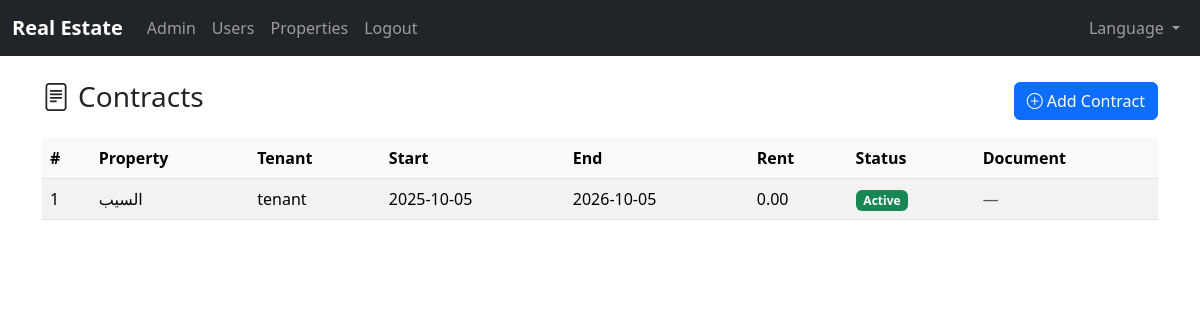
Screenshot of /employee/contracts (signed in) with the database file from the repository.
### app/models.py (models this page shows, shortened)
class TimestampMixin:
    created_at = db.Column(db.DateTime, default=datetime.utcnow, nullable=False)
    updated_at = db.Column(db.DateTime, default=datetime.utcnow, onupdate=datetime.utcnow)

class Contract(db.Model, TimestampMixin):
    __tablename__ = "contracts"
    id = db.Column(db.Integer, primary_key=True)
    property_id = db.Column(db.Integer, db.ForeignKey("properties.id"), nullable=False, index=True)
    apartment_id = db.Column(db.Integer, db.ForeignKey("apartments.id"), nullable=True, index=True)
    tenant_id = db.Column(db.Integer, db.ForeignKey("users.id"), nullable=False, index=True)
    start_date = db.Column(db.Date, nullable=False)
    end_date = db.Column(db.Date, nullable=False)
    rent_amount = db.Column(db.Numeric(12, 2), nullable=False)
    status = db.Column(db.String(50), nullable=False, default="active")
    document_path = db.Column(db.String(500))
    property = db.relationship("Property", back_populates="contracts")
    apartment = db.relationship("Apartment")
    tenant = db.relationship("User", back_populates="contracts")
    payments = db.relationship("Payment", back_populates="contract", lazy="dynamic")

class Property(db.Model, TimestampMixin):
    __tablename__ = "properties"
    id = db.Column(db.Integer, primary_key=True)
    title = db.Column(db.String(200), nullable=False)
    description = db.Column(db.Text)
    price = db.Column(db.Numeric(12, 2), nullable=False, default=0)
    status = db.Column(db.String(50), nullable=False, default="available")
    property_type = db.Column(db.String(20), nullable=False, default="building", index=True)
    images = db.Column(db.Text)  # store comma-separated file names or JSON
    number = db.Column(db.String(50), nullable=True)
    floor = db.Column(db.Integer, nullable=True)
    area_sqm = db.Column(db.Numeric(10, 2), nullable=True)
    bedrooms = db.Column(db.Integer, nullable=True)
    bathrooms = db.Column(db.Integer, nullable=True)
    num_apartments = db.Column(db.Integer, nullable=True)
    num_floors = db.Column(db.Integer, nullable=True)
    contracts = db.relationship("Contract", back_populates="property", lazy="dynamic")
    apartments = db.relationship(
        "Apartment",
        back_populates="building",
        lazy="dynamic",
        cascade="all, delete-orphan",
    )

class User(UserMixin, db.Model, TimestampMixin):
    __tablename__ = "users"
    id = db.Column(db.Integer, primary_key=True)
    username = db.Column(db.String(80), unique=True, nullable=False)
    email = db.Column(db.String(255), unique=True, nullable=True)
    phone = db.Column(db.String(32), unique=True, nullable=True)
    password_hash = db.Column(db.String(255), nullable=False)
    role = db.Column(db.String(32), nullable=False, index=True)
    contracts = db.relationship("Contract", back_populates="tenant", lazy="dynamic")
    @property
    def is_admin(self) -> bool:
        return self.role == "admin"
    @property
    def is_employee(self) -> bool:
        return self.role == "employee"

### app/employee/routes.py (the view)
@employee_bp.route("/contracts")
@login_required
@employee_required
def contracts_list():
    contracts = Contract.query.order_by(Contract.created_at.desc()).all()
    return render_template("employee/contracts_list.html", contracts=contracts)

### app/__init__.py (called while the page is built)
def select_locale():
    from flask import session, request
    lang = session.get("lang")
    if lang:
        return lang
    return request.accept_languages.best_match(Config.LANGUAGES.keys())

### app/employee/routes.py (called while the page is built)
def employee_required(func):
    from functools import wraps
    @wraps(func)
    def wrapper(*args, **kwargs):
        if not current_user.is_authenticated or not (current_user.is_employee or current_user.is_admin):
            return abort(403)
        return func(*args, **kwargs)
    return wrapper

### app/templates/employee/contracts_list.html (shortened to what this page needs)
{% extends 'base.html' %}
{% block content %}
<div class="d-flex justify-content-between align-items-center mb-3">
  <h3><i class="bi bi-file-text me-2"></i>{{ _('Contracts') }}</h3>
  <a class="btn btn-primary" href="{{ url_for('employee.contracts_create') }}">
    <i class="bi bi-plus-circle me-1"></i>{{ _('Add Contract') }}
  </a>
</div>
<div class="table-responsive">
  <table class="table table-striped table-hover align-middle">
    <thead>
      <tr>
        <th>#</th>
        <th>{{ _('Property') }}</th>
        <th>{{ _('Tenant') }}</th>
        <th>{{ _('Start') }}</th>
        <th>{{ _('End') }}</th>
        <th>{{ _('Rent') }}</th>
        <th>{{ _('Status') }}</th>
        <th>{{ _('Document') }}</th>
      </tr>
    </thead>
    <tbody>
      {% for c in contracts %}
      <tr>
        <td>{{ c.id }}</td>
        <td>{{ c.property.title }}</td>
        <td>{{ c.tenant.username }}</td>
        <td>{{ c.start_date }}</td>
        <td>{{ c.end_date }}</td>
        <td>{{ c.rent_amount }}</td>
        <td>
          {% if c.status == 'active' %}
            <span class="badge bg-success">{{ _('Active') }}</span>
          {% elif c.status == 'expired' %}
            <span class="badge bg-danger">{{ _('Expired') }}</span>
          {% elif c.status == 'pending' %}
            <span class="badge bg-warning text-dark">{{ _('Pending') }}</span>
          {% else %}
            <span class="badge bg-secondary">{{ c.status }}</span>
          {% endif %}
        </td>
        <td>
          {% if c.document_path %}
          <a class="btn btn-sm btn-outline-secondary" href="{{ url_for('uploaded_file', filename=c.document_path) }}" target="_blank">
            <i class="bi bi-box-arrow-up-right me-1"></i>{{ _('View') }}
          </a>
          {% else %}
          <span class="text-muted">—</span>
          {% endif %}
        </td>
      </tr>
      {% else %}
      <tr>
        <td colspan="8" class="text-center py-4">{{ _('No data') }}</td>
      </tr>
      {% endfor %}
    </tbody>
  </table>
</div>
{% endblock %}

### app/static/styles.css (style rules this page uses)
body { font-family: system-ui, -apple-system, Segoe UI, Roboto, "Helvetica Neue", Arial, "Noto Sans", "Liberation Sans", sans-serif; }

### app/templates/employee/contracts_list.html (style rules this page uses)
.table thead th { background-color: #f8f9fa; font-weight: 600; }
.btn { transition: all 0.2s ease-in-out; }

### rows the page displays
Contract: id "1", property "السيب", tenant.username "tenant", start_date "2025-10-05", end_date "2026-10-05", rent_amount "0.00"
